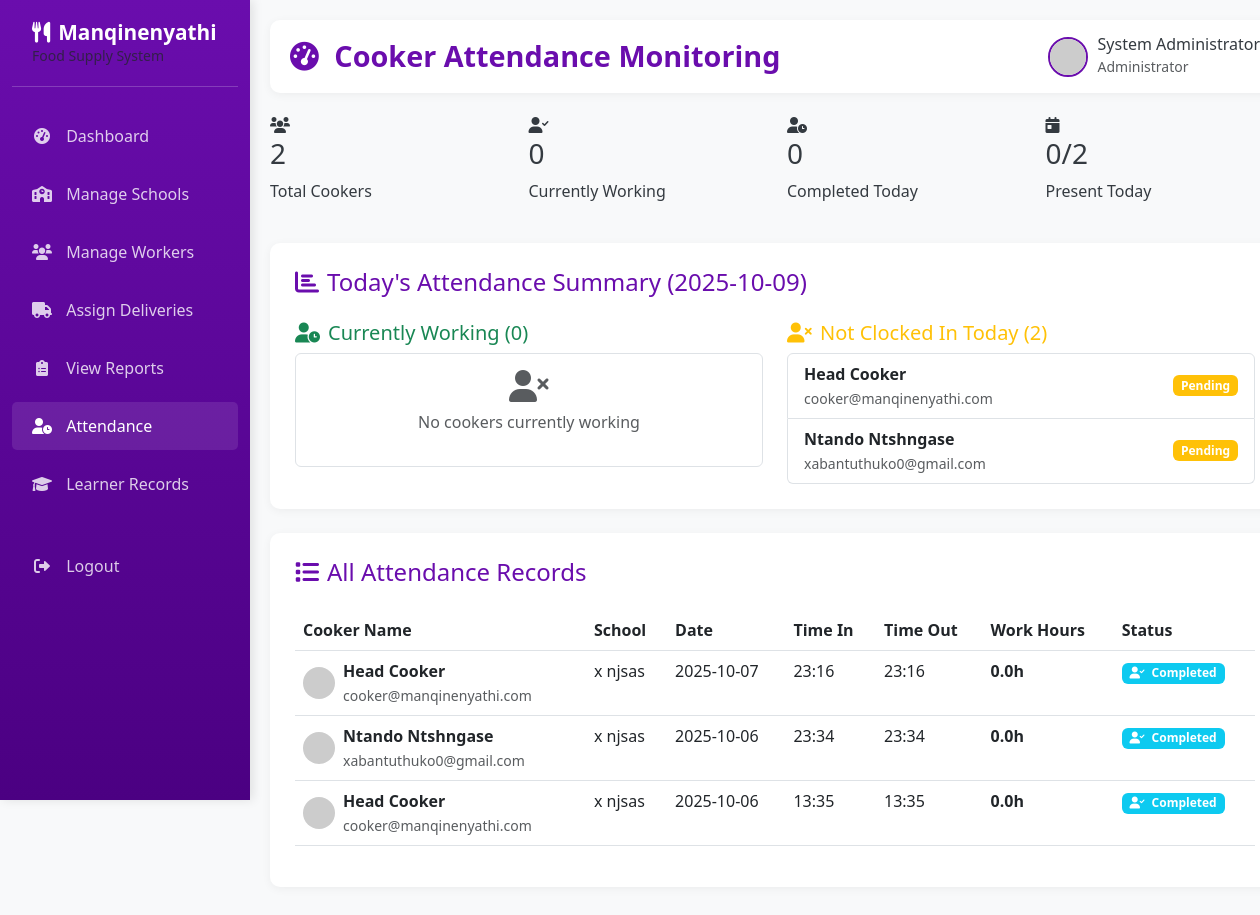
Page /admin/attendance (signed in) on the committed database.
### app.py (models this page shows, shortened)
class User(db.Model):
    __tablename__ = 'users'
    user_id = db.Column(db.Integer, primary_key=True)
    full_name = db.Column(db.String(100), nullable=False)
    email = db.Column(db.String(100), unique=True, nullable=False)
    password = db.Column(db.String(255), nullable=False)
    role = db.Column(db.Enum('admin', 'cooker', 'delivery'), nullable=False)
    phone = db.Column(db.String(20))
    created_at = db.Column(db.DateTime, default=datetime.utcnow)
    deliveries = db.relationship('Delivery', backref='delivery_guy', foreign_keys='Delivery.delivery_guy_id')
    attendance = db.relationship('Attendance', backref='cooker', foreign_keys='Attendance.cooker_id')
    learners = db.relationship('Learner', backref='cooker', foreign_keys='Learner.cooker_id')

class Attendance(db.Model):
    __tablename__ = 'attendance'
    attendance_id = db.Column(db.Integer, primary_key=True)
    cooker_id = db.Column(db.Integer, db.ForeignKey('users.user_id'), nullable=False)
    school_id = db.Column(db.Integer, db.ForeignKey('schools.school_id'), nullable=False)
    date = db.Column(db.Date, nullable=False)
    time_in = db.Column(db.DateTime)
    time_out = db.Column(db.DateTime)
    created_at = db.Column(db.DateTime, default=datetime.utcnow)

class School(db.Model):
    __tablename__ = 'schools'
    school_id = db.Column(db.Integer, primary_key=True)
    school_name = db.Column(db.String(150), nullable=False)
    location = db.Column(db.String(150), nullable=False)
    contact_person = db.Column(db.String(100), nullable=False)
    contact_number = db.Column(db.String(20), nullable=False)
    created_at = db.Column(db.DateTime, default=datetime.utcnow)
    deliveries = db.relationship('Delivery', backref='school')
    attendance = db.relationship('Attendance', backref='school')
    learners = db.relationship('Learner', backref='school')

### app.py (the view)
@app.route('/admin/attendance')
def admin_attendance():
    if session.get('role') != 'admin':
        return redirect(url_for('home'))
    today = datetime.now().date()
    attendance_records = db.session.query(Attendance, User, School)\
        .join(User, Attendance.cooker_id == User.user_id)\
        .join(School, Attendance.school_id == School.school_id)\
        .order_by(Attendance.date.desc(), Attendance.time_in.desc())\
        .all()
    today_attendance = db.session.query(Attendance, User, School)\
        .join(User, Attendance.cooker_id == User.user_id)\
        .join(School, Attendance.school_id == School.school_id)\
        .filter(Attendance.date == today)\
        .all()
    total_cookers = User.query.filter_by(role='cooker').count()
    total_cookers_today = len(today_attendance)
    clocked_in_today = len([att for att, user, school in today_attendance if att.time_in and not att.time_out])
    completed_today = len([att for att, user, school in today_attendance if att.time_in and att.time_out])
    not_clocked_in_today = total_cookers - total_cookers_today
    all_cookers = User.query.filter_by(role='cooker').all()
    cookers_with_attendance_today = [user.user_id for att, user, school in today_attendance]
    pending_cookers = [cooker for cooker in all_cookers if cooker.user_id not in cookers_with_attendance_today]
    return render_template('admin_attendance.html',
                         attendance_records=attendance_records,
                         today_attendance=today_attendance,
                         total_cookers=total_cookers,
                         total_cookers_today=total_cookers_today,
                         clocked_in_today=clocked_in_today,
                         completed_today=completed_today,
                         not_clocked_in_today=not_clocked_in_today,
                         pending_cookers=pending_cookers,
                         today=today)

### templates/admin_attendance.html (shortened to what this page needs)
{% extends "admin_base.html" %}
{% block page_title %}Cooker Attendance Monitoring{% endblock %}
{% block content %}
<div class="row mb-4">
    <div class="col-md-3">
        <div class="dashboard-card">
            <div class="card-icon">
                <i class="fas fa-users"></i>
            </div>
            <h3>{{ total_cookers }}</h3>
            <p>Total Cookers</p>
        </div>
    </div>
    <div class="col-md-3">
        <div class="dashboard-card">
            <div class="card-icon">
                <i class="fas fa-user-check"></i>
            </div>
            <h3>{{ clocked_in_today }}</h3>
            <p>Currently Working</p>
        </div>
    </div>
    <div class="col-md-3">
        <div class="dashboard-card">
            <div class="card-icon">
                <i class="fas fa-user-clock"></i>
            </div>
            <h3>{{ completed_today }}</h3>
            <p>Completed Today</p>
        </div>
    </div>
    <div class="col-md-3">
        <div class="dashboard-card">
            <div class="card-icon">
                <i class="fas fa-calendar-day"></i>
            </div>
            <h3>{{ total_cookers_today }}/{{ total_cookers }}</h3>
            <p>Present Today</p>
        </div>
    </div>
</div>
<div class="content-card mb-4">
    <h4 class="text-purple mb-4">
        <i class="fas fa-chart-bar me-2"></i>Today's Attendance Summary ({{ today.strftime('%Y-%m-%d') }})
    </h4>
    <div class="row">
        <div class="col-md-6">
            <h5 class="text-success">
                <i class="fas fa-user-clock me-2"></i>Currently Working ({{ clocked_in_today }})
            </h5>
            <div class="list-group">
                {% for record in today_attendance %}
                    {% set att, user, school = record %}
                    {% if att.time_in and not att.time_out %}
                    <div class="list-group-item d-flex justify-content-between align-items-center">
                        <div>
                            <strong>{{ user.full_name }}</strong>
                            <br>
                            <small class="text-muted">{{ school.school_name }}</small>
                            <br>
                            <small>Clocked in at {{ att.time_in.strftime('%H:%M') }}</small>
                        </div>
                        <span class="badge bg-success">Working</span>
                    </div>
                    {% endif %}
                {% else %}
                    <div class="list-group-item text-center text-muted py-3">
                        <i class="fas fa-user-times fa-2x mb-2"></i>
                        <p>No cookers currently working</p>
                    </div>
                {% endfor %}
            </div>
        </div>
        <div class="col-md-6">
            <h5 class="text-warning">
                <i class="fas fa-user-times me-2"></i>Not Clocked In Today ({{ not_clocked_in_today }})
            </h5>
            <div class="list-group">
                {% for cooker in pending_cookers %}
                <div class="list-group-item d-flex justify-content-between align-items-center">
                    <div>
                        <strong>{{ cooker.full_name }}</strong>
                        <br>
                        <small class="text-muted">{{ cooker.email }}</small>
                    </div>
                    <span class="badge bg-warning">Pending</span>
                </div>
                {% else %}
                <div class="list-group-item text-center text-muted py-3">
                    <i class="fas fa-user-check fa-2x mb-2"></i>
                    <p>All cookers have clocked in today</p>
                </div>
                {% endfor %}
            </div>
        </div>
    </div>
</div>
<div class="content-card">
    <div class="d-flex justify-content-between align-items-center mb-4">
        <h4 class="text-purple mb-0">
            <i class="fas fa-list me-2"></i>All Attendance Records
        </h4>
        <span class="badge bg-purple">{{ attendance_records|length }} total records</span>
    </div>
    <div class="table-responsive">
        <table class="table table-hover">
            <thead>
                <tr>
                    <th>Cooker Name</th>
                    <th>School</th>
                    <th>Date</th>
                    <th>Time In</th>
                    <th>Time Out</th>
                    <th>Work Hours</th>
                    <th>Status</th>
                </tr>
            </thead>
            <tbody>
                {% for record in attendance_records %}
                {% set att, user, school = record %}
                <tr>
                    <td>
                        <div class="d-flex align-items-center">
                            <img src="https://ui-avatars.com/api/?name={{ user.full_name|urlencode }}&background=6a0dad&color=fff"
                                 alt="{{ user.full_name }}" class="rounded-circle me-2" width="32" height="32">
                            <div>
                                <strong>{{ user.full_name }}</strong>
                                <br>
                                <small class="text-muted">{{ user.email }}</small>
                            </div>
                        </div>
                    </td>
                    <td>{{ school.school_name }}</td>
                    <td>{{ att.date.strftime('%Y-%m-%d') }}</td>
                    <td>
                        {% if att.time_in %}
                            {{ att.time_in.strftime('%H:%M') }}
                        {% else %}
                            <span class="text-muted">-</span>
                        {% endif %}
                    </td>
                    <td>
                        {% if att.time_out %}
                            {{ att.time_out.strftime('%H:%M') }}
                        {% else %}
                            <span class="text-muted">-</span>
                        {% endif %}
                    </td>
                    <td>
                        {% if att.time_in and att.time_out %}
                            {% set hours = (att.time_out - att.time_in).total_seconds() / 3600 %}
                            <strong>{{ "%.1f"|format(hours) }}h</strong>
                        {% else %}
                            <span class="text-muted">-</span>
                        {% endif %}
                    </td>
                    <td>
                        {% if att.time_in and not att.time_out %}
                            <span class="badge bg-success">
                                <i class="fas fa-user-clock me-1"></i> Working
                            </span>
                        {% elif att.time_in and att.time_out %}
                            <span class="badge bg-info">
                                <i class="fas fa-user-check me-1"></i> Completed
                            </span>
                        {% else %}
                            <span class="badge bg-warning">
                                <i class="fas fa-user-times me-1"></i> Not Started
                            </span>
                        {% endif %}
                    </td>
                </tr>
                {% endfor %}
            </tbody>
        </table>
    </div>
</div>
{% endblock %}

### templates/admin_base.html (style rules this page uses)
:root { --primary-purple: #6a0dad; --light-purple: #8a2be2; --dark-purple: #4b0082; --accent-purple: #9370db; --white: #ffffff; --light-gray: #f8f9fa; --medium-gray: #e9ecef; --dark-gray: #6c757d; --text-dark: #343a40; }
body { font-family: 'Segoe UI', Tahoma, Geneva, Verdana, sans-serif; background-color: var(--light-gray); color: var(--text-dark); }
.content-card { background-color: var(--white); border-radius: 10px; box-shadow: 0 2px 10px rgba(0, 0, 0, 0.05); padding: 25px; margin-bottom: 20px; }
.text-purple { color: var(--primary-purple); }

### rows in the picture
User: full_name "Head Cooker", email "cooker@manqinenyathi.com"
User: full_name "Ntando Ntshngase", email "xabantuthuko0@gmail.com"
Attendance: date "2025-10-07", time_in "23:16", time_out "23:16", hours "0.0", shows "Completed"
School: school_name "x njsas"
Attendance: date "2025-10-06", time_in "23:34", time_out "23:34", hours "0.0", shows "Completed"
Attendance: date "2025-10-06", time_in "13:35", time_out "13:35", hours "0.0", shows "Completed"

### other values in the picture
{{ session.get('username', 'Admin User') }} "System Administrator"
{{ total_cookers }} "2"
{{ clocked_in_today }} "0"
{{ completed_today }} "0"
{{ total_cookers_today }} "0"
{{ not_clocked_in_today }} "2"
